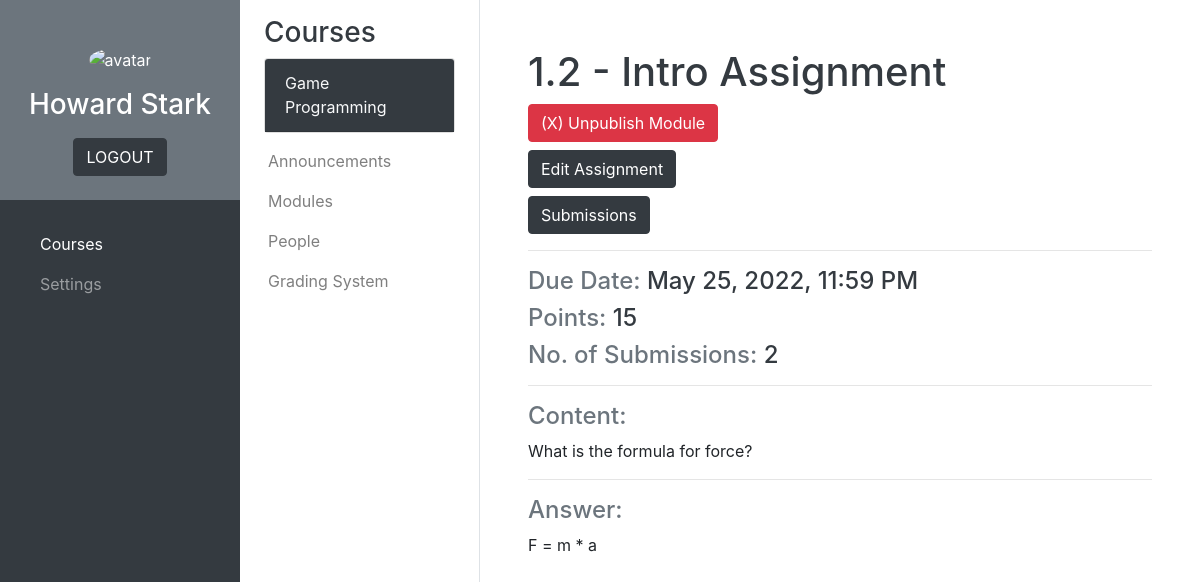
Page /courses/teacher/teacher_module_assignment.php?course=2&module_id=9 (signed in) on the committed database.
### tables this page shows
CREATE TABLE `courses` (
  `Course_number` int(11) NOT NULL,
  `Course_name` varchar(50) NOT NULL
);

CREATE TABLE `modules_main` (
  `Module_ID` int(11) NOT NULL,
  `Course_number` int(11) NOT NULL,
  `Module_number` varchar(10) NOT NULL,
  `Module_name` varchar(50) NOT NULL,
  `Module_type` varchar(20) NOT NULL,
  `Published` tinyint(1) NOT NULL
);

CREATE TABLE `modules_assignments` (
  `Module_ID` int(11) NOT NULL,
  `Content` varchar(8000) NOT NULL,
  `Points` int(11) NOT NULL,
  `Due_date` datetime NOT NULL,
  `No_of_submissions` int(11) NOT NULL,
  `Answer` varchar(8000) NOT NULL
);

### php_scripts/connect.php (called while the page is built, shortened)
<?php
    $servername = "localhost";
    $username = "root";
    $password = "";
    $db = "school_management_db";
    $conn = new mysqli($servername, $username, $password, $db);
    function sql($comm) {
        global $conn;
        $result = $conn->query($comm);
        return $result;
    }
?>

### courses/teacher/teacher_module_assignment.php (the view, shortened to what this page needs)
<?php
    include('../../php_scripts/connect.php');
?>
<!DOCTYPE html>
<html lang="en">
    <head>
        <link rel="stylesheet" href="https://cdn.jsdelivr.net/npm/bootstrap@4.6.1/dist/css/bootstrap.min.css">
        <link rel="stylesheet" href="../../css/styles.css">
    </head>
    <body>
        <?php include('../courses_main_sidebar.php'); ?>
        <?php include('../courses_sub_sidebar_teacher.php'); ?>
        <main id="content">
            <div id="module-lesson" class="container-fluid p-5">
                <?php
                    $module_id = $_GET['module_id'];
                    $module_query = sql("SELECT Module_number, Module_name, Published FROM modules_main WHERE Module_ID = $module_id");
                    if ($module_query->num_rows == 1) {
                        $module = $module_query->fetch_assoc();
                    }
                ?>
                <h1 class="text-dark"><?php echo $module["Module_number"] . " - " . $module["Module_name"];?></h1>
                <?php
                    if (!$module["Published"]) {
                        echo "<button type=\"button\" class=\"btn btn-danger mb-2\" data-toggle=\"modal\" data-target=\"#publish-module-modal\">(✓) Publish Module</button>";
                    }
                    else {
                        echo "<button type=\"button\" class=\"btn btn-danger mb-2\" data-toggle=\"modal\" data-target=\"#unpublish-module-modal\">(X) Unpublish Module</button>";
                    }
                ?>
                <br>
                <button type="button" class="btn btn-dark mb-2" data-toggle="modal" data-target="#edit-module-modal">Edit Assignment</button>
                <br>
                <button type="button" class="btn btn-dark" data-toggle="modal" data-target="#assignment-submissions-modal">Submissions</button>
                <hr>
                <?php
                    $assignment_query = sql("SELECT Content, Points, Due_date, No_of_submissions, Answer FROM modules_assignments WHERE Module_ID = $module_id");
                    if ($assignment_query->num_rows == 1) {
                        $assignment = $assignment_query->fetch_assoc();
                    }
                ?>
                <div id="content-main">
                    <h4 class="text-secondary">Due Date: <span class="text-dark"><?php echo date('M d, Y, h:i A', strtotime($assignment["Due_date"]));?></span></h4>
                    <h4 class="text-secondary">Points: <span class="text-dark"><?php echo $assignment["Points"];?></span></h4>
                    <h4 class="text-secondary">No. of Submissions: <span class="text-dark"><?php echo $assignment["No_of_submissions"];?></span></h4>
                    <hr>
                    <h4 class="text-secondary">Content:</h4>
                    <p><?php echo $assignment["Content"];?></p>
                    <hr>
                    <h4 class="text-secondary">Answer:</h4>
                    <p><?php echo $assignment["Answer"];?></p>
                </div>
            </div>
        </main>
    </body>
</html>

### courses/courses_sub_sidebar_teacher.php (shortened to what this page needs)
<?php
    if (!isset($_GET['course'])) {
        $courses_sb_selected_number = null;
        $courses_sb_selected_name = "No Course Selected";
    }
    else {
        $courses_sb_selected_number = $_GET['course'];
        $result = sql("SELECT Course_name FROM courses WHERE Course_number = $courses_sb_selected_number");
        if ($result->num_rows == 1) {
            $row = $result->fetch_assoc();
            $courses_sb_selected_name = $row["Course_name"];
        }
    }
?>
<div class="bg-white border-right sub-sidebar">
    <div class="container pt-3 px-4">
        <h3 class="text-dark">Courses</h3>
        <div class="card">
            <div class="card-header bg-dark">
                <a class="card-link text-light" data-toggle="collapse" href="#courseDropdownMenu"><?php echo $courses_sb_selected_name?></a>
            </div>
        </div>
    </div>
    <div class="px-1 pb-1">
        <nav class="navbar navbar-expand-lg navbar-light">
            <ul class="navbar-nav flex-column">
                <li class="nav-item"><a href="teacher_announcements.php?course=<?php echo $courses_sb_selected_number?>" class="nav-link<?php if ($courses_sb_selected_number == null) { echo " disabled"; }?>">Announcements</a></li>
                <li class="nav-item"><a href="teacher_modules.php?course=<?php echo $courses_sb_selected_number?>" class="nav-link<?php if ($courses_sb_selected_number == null) { echo " disabled"; }?>">Modules</a></li>
                <li class="nav-item"><a href="teacher_people.php?course=<?php echo $courses_sb_selected_number?>" class="nav-link<?php if ($courses_sb_selected_number == null) { echo " disabled"; }?>">People</a></li>
                <li class="nav-item"><a href="teacher_grading_system.php?course=<?php echo $courses_sb_selected_number?>" class="nav-link<?php if ($courses_sb_selected_number == null) { echo " disabled"; }?>">Grading System</a></li>
            </ul>
        </nav>
    </div>
</div>

### css/styles.css (style rules this page uses)
.sub-sidebar { position: fixed; top: 0; left: 240px; width: 240px; height: 100vh; }
main { margin-left: 480px; }

### rows in the picture
courses: Course_name "Game Programming"
modules_main: Module_number "1.2", Module_name "Intro Assignment"
modules_assignments: Due_date "May 25, 2022, 11:59 PM", Points "15", No_of_submissions "2", Content "What is the formula for force?", Answer "F = m * a"

### other values in the picture
$_SESSION['first_name'] "Howard"
$_SESSION['family_name'] "Stark"
